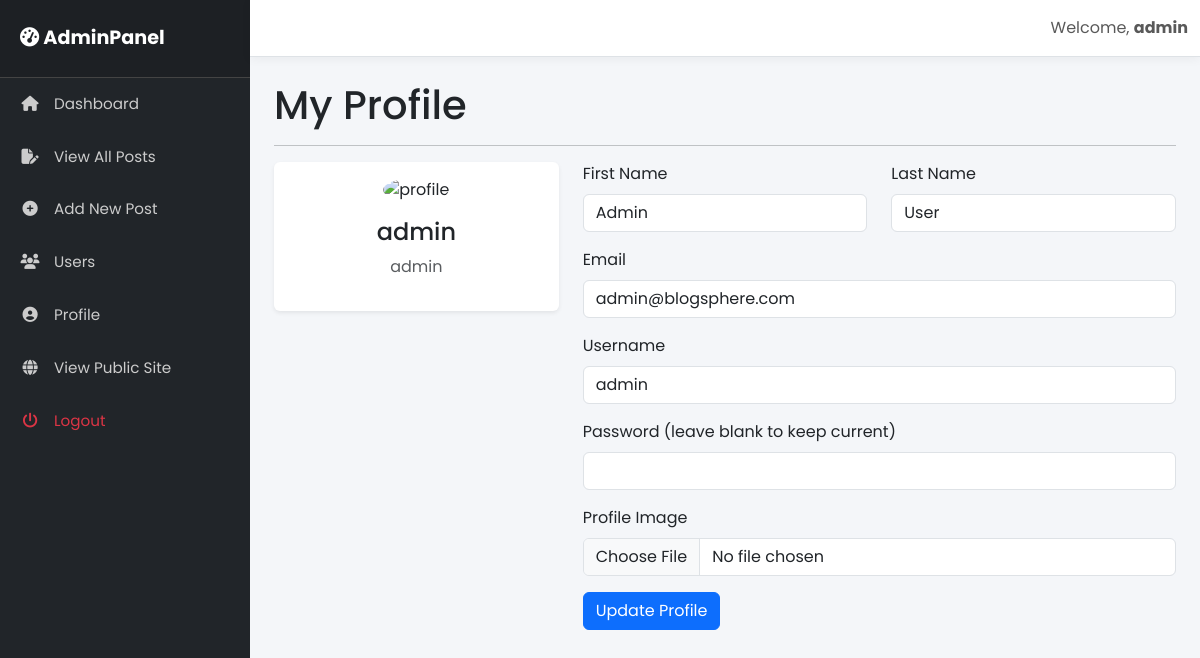
Screenshot of /admin/profile.php (signed in) with the database file from the repository.
### tables this page shows
CREATE TABLE IF NOT EXISTS `users` (
  `user_id` int(3) NOT NULL AUTO_INCREMENT,
  `username` varchar(255) NOT NULL,
  `user_password` varchar(255) NOT NULL,
  `user_firstname` varchar(255) DEFAULT NULL,
  `user_lastname` varchar(255) DEFAULT NULL,
  `user_email` varchar(255) NOT NULL,
  `user_image` text DEFAULT NULL,
  `user_role` varchar(255) NOT NULL,
  `randSalt` varchar(255) DEFAULT '$2y$10$iusesomecrazystrings22',
  PRIMARY KEY (`user_id`)
);

### admin/profile.php (the view, shortened to what this page needs)
<?php include "includes/header.php"; ?>
<?php include "includes/navigation.php"; ?>
<?php
if(isset($_SESSION['username'])){
    $username = $_SESSION['username'];
    $query = "SELECT * FROM users WHERE username = ?";
    $stmt = $pdo->prepare($query);
    $stmt->execute([$username]);
    $row = $stmt->fetch();
    $user_firstname = $row['user_firstname'];
    $user_lastname = $row['user_lastname'];
    $user_email = $row['user_email'];
    $user_image = $row['user_image'];
}
?>
<h1 class="mt-4">My Profile</h1>
<hr>
<div class="row">
    <div class="col-md-4 text-center">
        <div class="card shadow-sm border-0">
            <div class="card-body">
                <img class="img-fluid rounded-circle mb-3" src="../images/<?php echo $user_image ? $user_image : 'default-user.png'; ?>" alt="profile" style="width: 150px; height: 150px; object-fit: cover;">
                <h4><?php echo $_SESSION['username']; ?></h4>
                <p class="text-muted"><?php echo $_SESSION['user_role']; ?></p>
            </div>
        </div>
    </div>
    <div class="col-md-8">
        <form action="" method="post" enctype="multipart/form-data">
            <div class="row mb-3">
                <div class="col-md-6">
                    <label class="form-label">First Name</label>
                    <input value="<?php echo $user_firstname; ?>" type="text" class="form-control" name="user_firstname">
                </div>
                <div class="col-md-6">
                    <label class="form-label">Last Name</label>
                    <input value="<?php echo $user_lastname; ?>" type="text" class="form-control" name="user_lastname">
                </div>
            </div>
            <div class="mb-3">
                <label class="form-label">Email</label>
                <input value="<?php echo $user_email; ?>" type="email" class="form-control" name="user_email">
            </div>
            <div class="mb-3">
                <label class="form-label">Username</label>
                <input value="<?php echo $username; ?>" type="text" class="form-control" name="username">
            </div>
            <div class="mb-3">
                <label class="form-label">Password (leave blank to keep current)</label>
                <input type="password" class="form-control" name="user_password">
            </div>
            <div class="mb-3">
                <label class="form-label">Profile Image</label>
                <input type="file" class="form-control" name="image">
            </div>
            <div class="mb-3">
                <button type="submit" class="btn btn-primary" name="edit_user">Update Profile</button>
            </div>
        </form>
    </div>
</div>
<?php include "includes/footer.php"; ?>

### admin/includes/header.php (style rules this page uses)
body { font-family: 'Poppins', sans-serif; background-color: #f4f6f9; overflow-x: hidden; }

### rows the page displays
users: user_firstname "Admin", user_lastname "User", user_email "admin@blogsphere.com"

### other values shown
$_SESSION['username'] "admin"
$_SESSION['user_role'] "admin"
